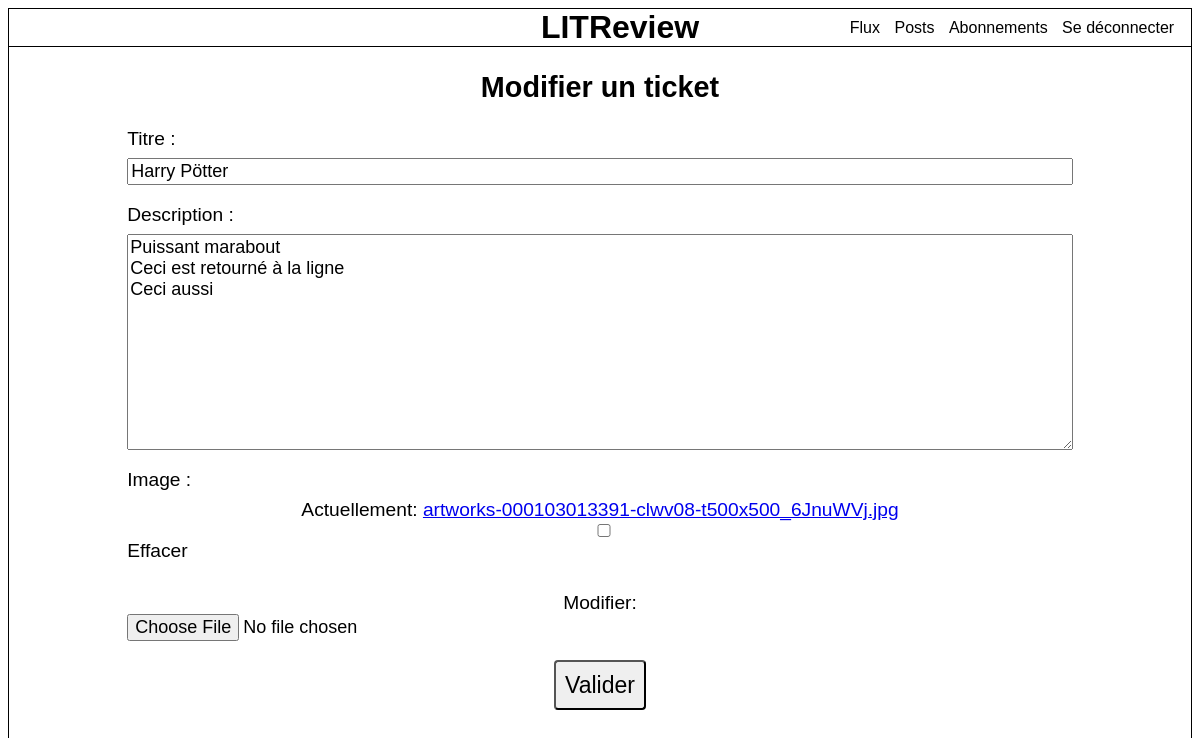
Page /ticket-update/36/ (signed in) on the earlier database version.
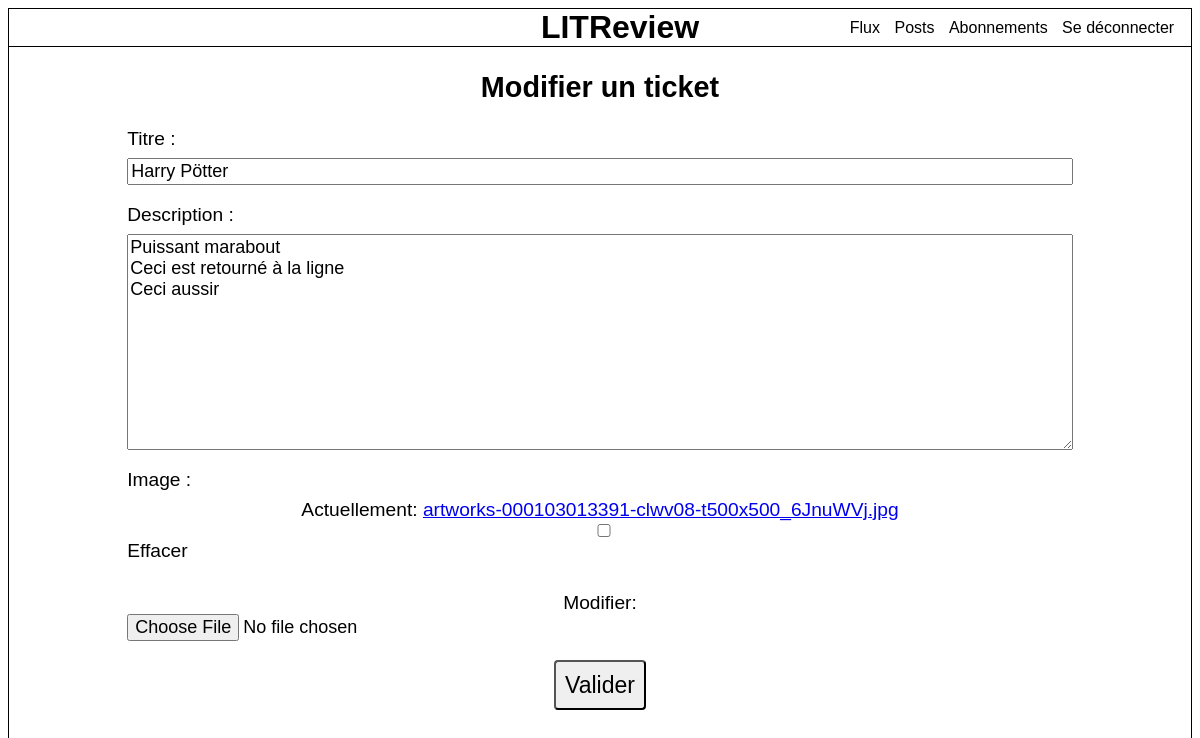
Same page on the later database version.
### reviews/models.py (models this page shows)
class Ticket(models.Model):
    title = models.CharField(max_length=128)
    description = models.TextField(max_length=2048, blank=True)
    user = models.ForeignKey(to=settings.AUTH_USER_MODEL, on_delete=models.CASCADE)
    image = models.ImageField(null=True, blank=True)
    time_created = models.DateTimeField(auto_now_add=True)

### reviews/views.py (the view)
# urls.py: path('ticket-update/<int:ticket_id>/', reviews.views.ticket_update, name='ticket_update'),
@login_required
def ticket_update(request, ticket_id):
    ticket = Ticket.objects.get(id=ticket_id)
    if request.method == 'POST':
        form = TicketCreateForm(request.POST, instance=ticket)
        if form.is_valid():
            form.save()
            return redirect('user_posts')
    else:
        form = TicketCreateForm(instance=ticket)
    return render(request, 'reviews/ticket_update.html', {'form': form, 'ticket': ticket})

### reviews/forms.py
class TicketCreateForm(forms.ModelForm):
    class Meta:
        model = Ticket
        fields = ['title', 'description', 'image']
        labels = {'title': 'Titre', }

### reviews/templates/reviews/ticket_update.html (shortened to what this page needs)
{% extends 'base.html' %}
{% block content %}
<div class="ticket-form">
    <h2>Modifier un ticket</h2>
    <form method="post" enctype="multipart/form-data">
        {{ form.as_p }}
        <button type="submit">Valider</button>
    </form>
</div>
{% endblock content %}

Differences in the rows shown:
changed Ticket "Harry Pötter": description "Puissant marabout Ceci est retourné à la ligne Ceci aussi" → "Puissant marabout Ceci est retourné à la ligne Ceci aussir"
